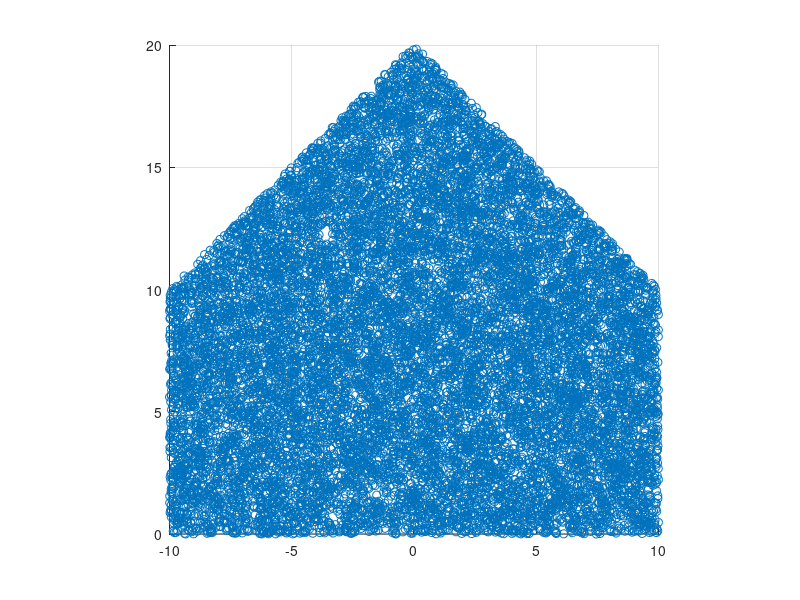
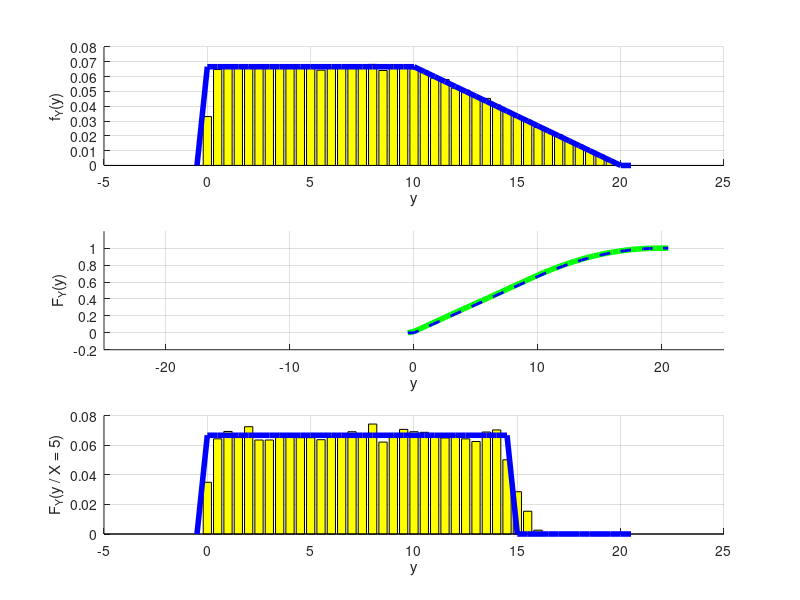

Reproduce these figures in MATLAB, in order.
%7. Considere duas variaveis aleatorias X e Y com PDF conjunta constante (igual a k) e diferente de zero
##apenas na area sombreada da figura abaixo.
##(a) Determine o valor da constante k.
##(b) Determine Pr[X ≥ Y ].a
##(c) Determine e esboce a PDF marginal de Y .
##(d) Determine e esboce a CDF marginal de Y .
##(e) Determine e esboce a PDF condicional de Y dado X = 5.
##(f) Determine a covariˆancia entre X e Y .


close all; clear all ; clc;

N = 100000;
dy = 0.5;
y = -0.5 : dy : 20.5;
dx = 0.5;
x = -10.5 : dx : 10.5;


for i = 1: N
  do
    X(i) = 20*rand() - 10;
    Y(i) = 20*rand();
  until Y(i) <= (20 - abs(X(i)))
end

figure; hold on ; grid on;
scatter(X(1:15000),Y(1:15000));
axis('square');

##(b) Determine Pr[X ≥ Y ].a

PrX_maior_igual_Y_sim = mean(X >= Y)
PrX_maior_igual_Y_teo = 1/6

% c) PDF marginal de Y

pdfY_sim = hist(Y, y) / (N * dy );
pdfY_teo = 20/300 .* (0 <= y & y < 10) + ...
            (40-2.*y)/300 .* (10 <= y & y < 20);

figure
subplot(3, 1, 1); grid on; hold on;
bar(y, pdfY_sim, 'y');
plot(y, pdfY_teo, 'b', 'LineWidth', 4);
xlabel('y'); ylabel('f_Y(y)');

% d) CDF marginal de Y

cdfY_sim = cumsum(hist(Y, y)) /(N);
cdfY_teo = (y/15) .* ( 0 <= y & y <10) + ...
           (((-y.^2)/300) +2.*y/15 - 1 + (10/15) )  .* ( 10 <= y & y <= 20) +...
           (1)  .* ( 20 < y);


subplot(3, 1, 2); grid on; hold on;
plot(y, cdfY_sim, 'g', 'LineWidth', 4);
plot(y, cdfY_teo, 'b--', 'LineWidth', 2);
xlabel('y'); ylabel('F_Y(y)');
xlim([-25 25]); ylim([-0.2, 1.2]);


% e) PDF condicional de Y dado que X = 5
idx = (4 <= X) & (X <= 6);
histY_condX = hist(Y(idx), y);
pdfY_condX_sim = histY_condX / trapz(y, histY_condX);
pdfY_condX_teo = 1/15 .*  (0 <= y & y < 15);

subplot(3, 1, 3); grid on; hold on;
bar(y, pdfY_condX_sim, 'y');
plot(y, pdfY_condX_teo, 'b', 'LineWidth', 4);
xlabel('y'); ylabel('F_Y(y / X = 5)');


% f) Covariância entre X e Y
rhoXY_sim = cov(X, Y) / sqrt(var(X) * var(Y))
rhoXY_teo = 0
